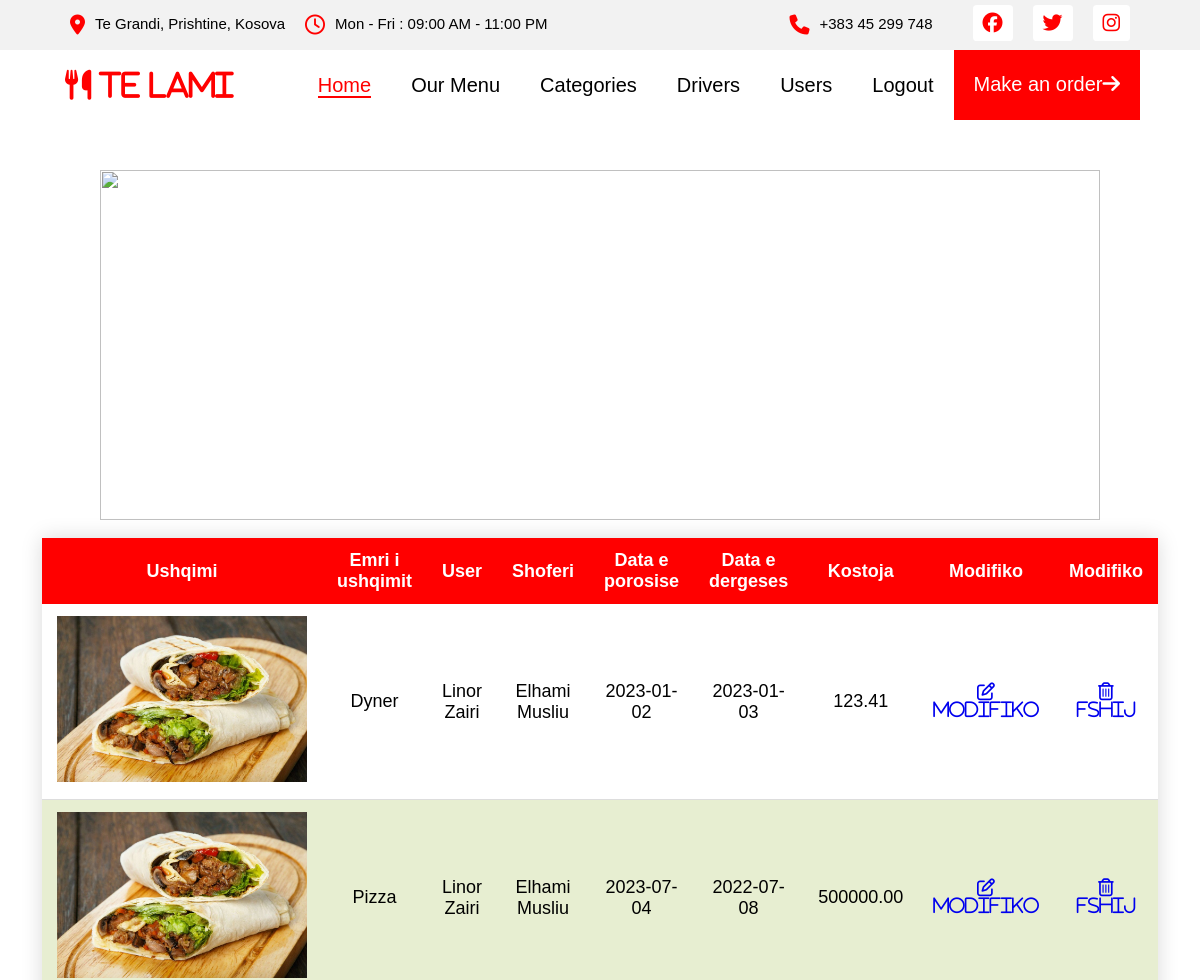
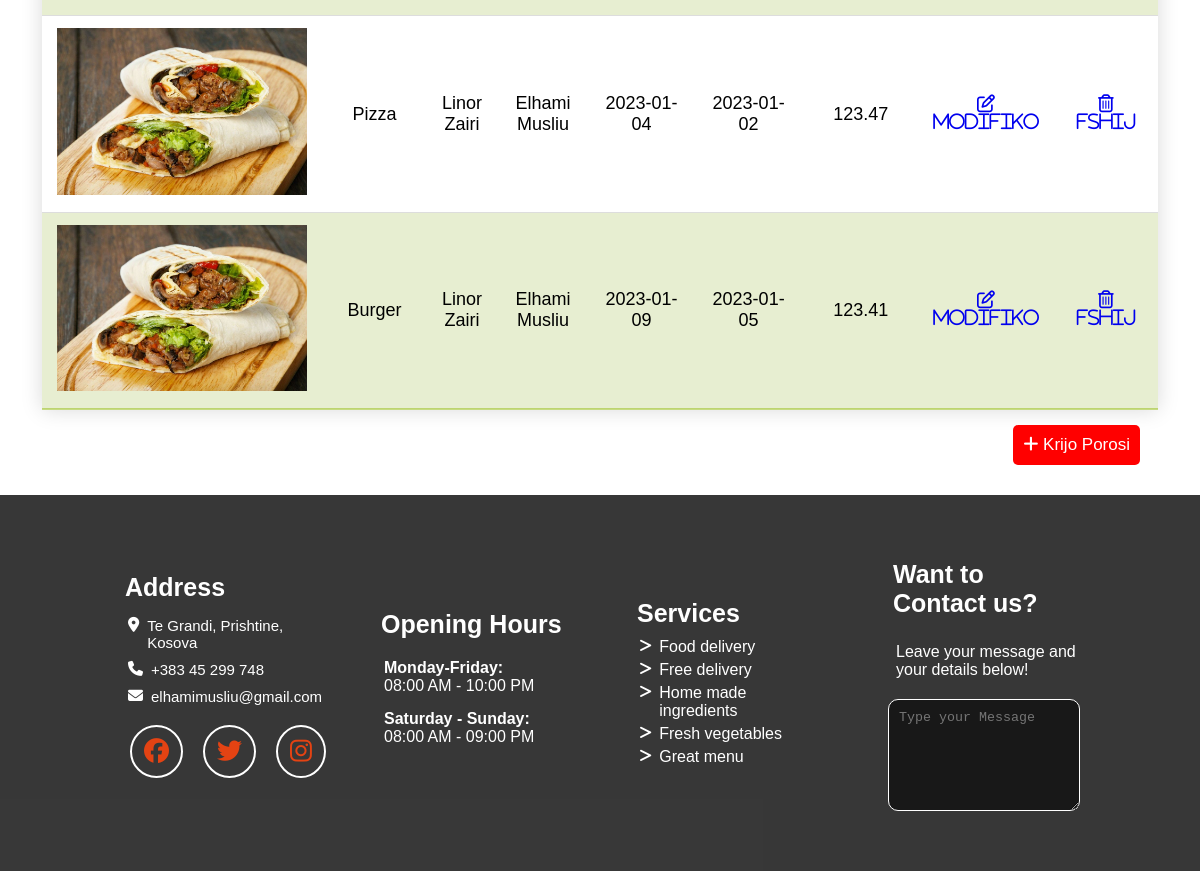
/porosite.php (signed in), run on the app's committed database (2 pictures, top to bottom).
### tables this page shows
CREATE TABLE `porosite` (
  `porosiaID` int(11) NOT NULL,
  `userID` int(11) NOT NULL,
  `ushqimetID` int(11) DEFAULT NULL,
  `shoferiID` int(11) NOT NULL,
  `dataEPorosise` date DEFAULT current_timestamp(),
  `dateEDergeses` date DEFAULT NULL,
  `kostoja` decimal(15,2) DEFAULT NULL
);

CREATE TABLE `ushqimet` (
  `ushqimetID` int(11) NOT NULL,
  `emriUshqimit` varchar(100) NOT NULL,
  `pershkrimi` varchar(500) DEFAULT NULL,
  `foto` varchar(500) NOT NULL,
  `active` tinyint(4) NOT NULL,
  `kategoriaID` int(11) NOT NULL
);

### inc/functions.php (called while the page is built, shortened)
<?php
function merrUshqimet(){
    global $dbconn;
    $sql = "SELECT u.ushqimetID, u.emriUshqimit, u.pershkrimi, u.foto, u.active, k.kategoriaID
    FROM ushqimet u INNER JOIN kategorite k ON u.kategoriaID=k.kategoriaID";
    return mysqli_query($dbconn, $sql);
}
function merrPorosit()
{
    global $dbconn;
    $sql="SELECT p.porosiaID, CONCAT(u.emri,' ',u.mbiemri) as emrimbiemriUser, ush.emriUshqimit,CONCAT(sh.emriShoferit,' ',sh.mbiemriShoferit) as emrimbiemri,p.dataEPorosise,p.dateEDergeses,p.kostoja
    FROM userat u INNER JOIN porosite p ON u.userID=p.userID INNER JOIN ushqimet ush ON p.ushqimetID=ush.ushqimetID
    INNER JOIN shoferat sh ON p.shoferiID=sh.shoferiID";
    return mysqli_query($dbconn, $sql);
}

### porosite.php (the view, shortened to what this page needs)
<?php
include "inc/header.php";
?>
<head>
    <link rel="stylesheet" href="css/style-table.css">
</head>
<section class="list-entity container">
    <div class="image">
        <img src="https://caterease.com/wp-content/uploads/2019/01/Final-Background-For-Login.png" alt="">
    </div>
    <table class="styled-table">
        <thead>
            <tr>
                <th>Ushqimi</th>
                <th>Emri i ushqimit</th>
                <th>User</th>
                <th>Shoferi</th>
                <th>Data e porosise</th>
                <th>Data e dergeses</th>
                <th>Kostoja</th>
                <th>Modifiko</th>
                <?php
            if(isset($_SESSION['user'])){
                if($_SESSION['user']['role']==1){
            echo "<th>Modifiko</th>";
                }
            }
            ?>
            </tr>
        </thead>
        <tbody>
            <?php
            $porosite = merrPorosit();
            $ushqimet = merrUshqimet();
            while ($ushqimi = mysqli_fetch_assoc($ushqimet)) {
                while($porosia = mysqli_fetch_assoc($porosite)){
                $pid=$porosia['porosiaID'];
                $ushqimiFoto=$ushqimi['foto'];
                echo "<td><img style='width:250px' src='images/$ushqimiFoto'></td>";
                echo "<td>" . $porosia['emriUshqimit'] . "</td>";
                echo "<td>" . $porosia['emrimbiemriUser'] . "</td>";
                echo "<td>" . $porosia['emrimbiemri'] . "</td>";
                echo "<td>" . $porosia['dataEPorosise'] . "</td>";
                echo "<td>" . $porosia['dateEDergeses'] . "</td>";
                echo "<td>" . $porosia['kostoja'] . "</td>";
                echo "<td><a href='CRUDS/modifiko_porosi.php?pid={$pid}'>
                <i class='far fa-edit'> Modifiko</i></a></td>";
                if(isset($_SESSION['user'])){
                    if($_SESSION['user']['role']==1){
                echo "<td><a href='CRUDS/fshij_porosi.php?pid={$pid}'>
                <i class='far fa-trash-alt'> Fshij</i></a></td>";
                    }
                }
            }
        }
            ?>
        </tbody>
    </table>
    <a href="CRUDS/shto_porosi.php" id="add_entity"><i class="fas fa-plus"></i> Krijo Porosi</a>
</section>
<?php
include "inc/footer.php";
?>

### css/style.css (style rules this page uses)
* { margin: 0; padding: 0; }
body { font-size: 15px; font-family: 'Trebuchet MS', 'Lucida Sans Unicode', 'Lucida Grande', 'Lucida Sans', Arial, sans-serif; margin: 0; padding: 0; }
.container { width: 90%; margin: 0 auto; }

### css/style-table.css (style rules this page uses)
.styled-table { border-collapse: collapse; margin: 15px 0; font-size: 18px; font-family: sans-serif; min-width: 1000px; width: 100%; box-shadow: 0 0 20px rgba(0, 0, 0, 0.15); }
.styled-table thead tr { background-color: red; color: #ffffff; text-align: center; }
.styled-table th, .styled-table td { padding: 12px 15px; text-align: center!important; }
.kategorite .styled-table th, .styled-table td { text-align: left; }
.list-entity, .section-shto-modifiko { margin-top: 50px!important; margin: 10px auto; display: flex; flex-direction: column; justify-content: center; align-items: center; }
.image img { width: 1000px; height: 350px; object-fit: cover; }
.image { position: relative; z-index: 5; }
#add_entity { text-decoration: none; margin-bottom: 30px; margin-left: auto; border: none; padding: 10px; background: red; color: white; font-size: 17px; cursor: pointer; border-radius: 5px; transition: all 0.4s ease; }

### data on the page
porosite: ushqimetID.foto (picture), ushqimetID.emriUshqimit "Dyner", emrimbiemriUser "Linor Zairi", emrimbiemri "Elhami Musliu", dataEPorosise "2023-01-02", dateEDergeses "2023-01-03", kostoja "123.41"
porosite: ushqimet.foto (picture), ushqimetID.emriUshqimit "Pizza", emrimbiemriUser "Linor Zairi", emrimbiemri "Elhami Musliu", dataEPorosise "2023-07-04", dateEDergeses "2022-07-08", kostoja "500000.00"
porosite: ushqimet.foto (picture), ushqimetID.emriUshqimit "Pizza", emrimbiemriUser "Linor Zairi", emrimbiemri "Elhami Musliu", dataEPorosise "2023-01-04", dateEDergeses "2023-01-02", kostoja "123.47"
porosite: ushqimet.foto (picture), ushqimetID.emriUshqimit "Burger", emrimbiemriUser "Linor Zairi", emrimbiemri "Elhami Musliu", dataEPorosise "2023-01-09", dateEDergeses "2023-01-05", kostoja "123.41"
